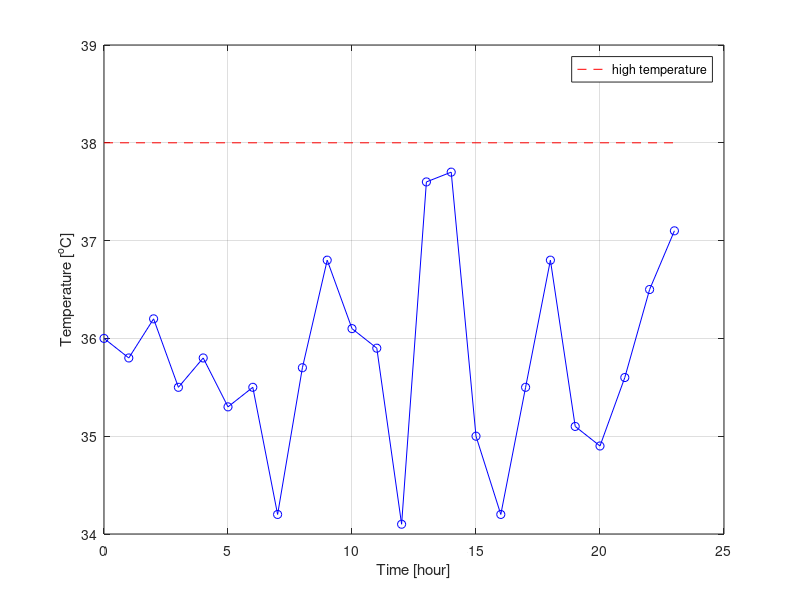
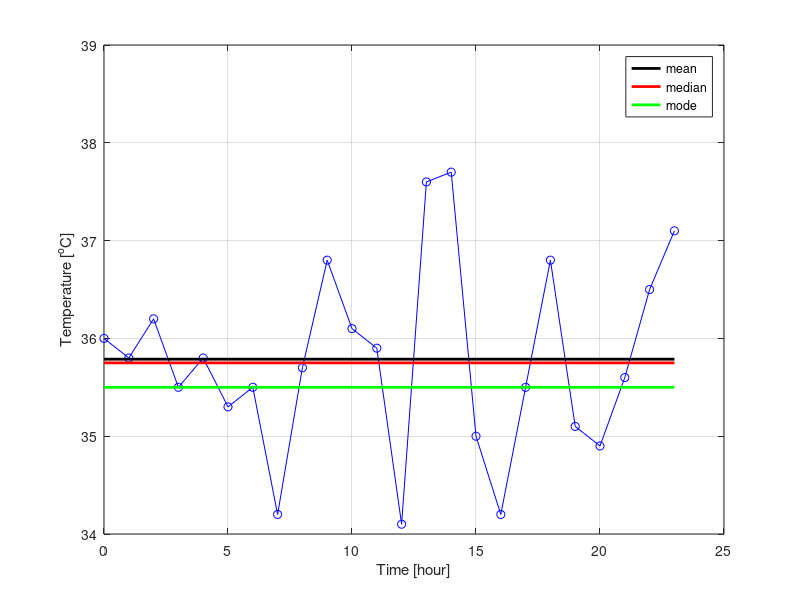
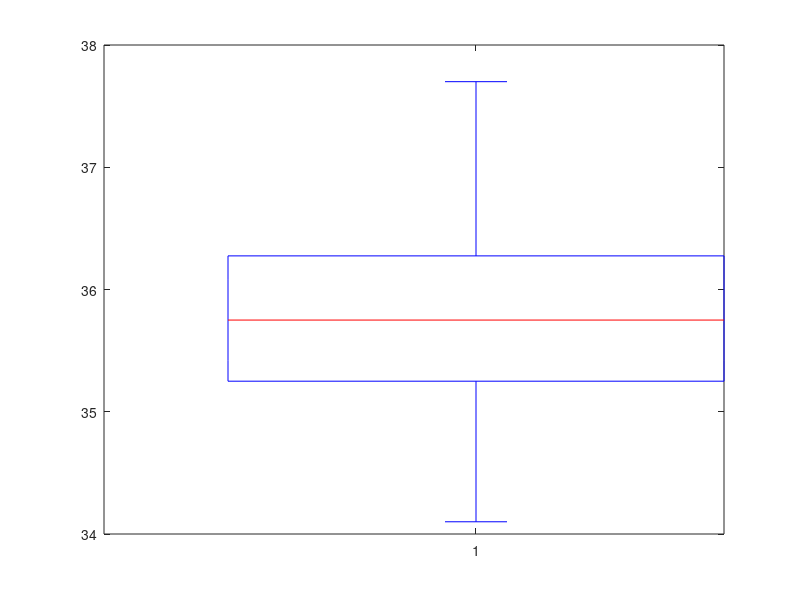

The MATLAB script that drew these images, in order: (Note: this script raises an error after producing the figures.)
%% load recorded data
time        = 0:23; %[hour] 24-hour clock
temperature = [36 35.8 36.2 35.5 35.8 35.3 35.5 34.2 35.7 36.8 36.1 35.9 ...
               34.1 37.6 37.7 35 34.2 35.5 36.8 35.1 34.9 35.6 36.5 37.1]; %[degree Celsius] day1

%% section "A plot and a table"
figure;
h1 = plot(time,temperature,'bo-'); hold on;
h2 = plot([0 23],38*[1 1],'r--', 'displayname','high temperature');
xlabel('Time [hour]')
ylabel('Temperature [^oC]')
grid on;
ylim([34 39]);
legend(h2, 'location','northeast');

%% section "Maximum, minimum and range"
max(temperature)
min(temperature)
range(temperature)

%% section "Mean, median, mode"
mean(temperature)
sort(temperature)
median(temperature)
mode(temperature)

%% section "Mean, median, mode: visualization"
figure;
h1 = plot(time,temperature,'bo-', 'displayname',''); hold on;
h2 = plot([0 23],mean(temperature)*[1 1],'k-', 'linewidth',2, 'displayname','mean');
h3 = plot([0 23],median(temperature)*[1 1],'r-', 'linewidth',2, 'displayname','median');
h4 = plot([0 23],mode(temperature)*[1 1],'g-', 'linewidth',2, 'displayname','mode');
xlabel('Time [hour]');
ylabel('Temperature [^oC]');
grid on;
ylim([34 39]);
legend([h2 h3 h4]); 


%% section "Boxplot"
figure;
h = boxplot(temperature);
set(h,{'linew'},{2}); 
grid on;
ylabel('Temperature [^oC]');
ylim([34 39]);
xlabel('Day');

%% section "Variance, standard deviation"
figure;
h1 = plot(time,temperature,'bo-', 'displayname','data x'); hold on;
h2 = plot([0 23],mean(temperature)*[1 1],'k-', 'linewidth',2, 'displayname',['mean \mu=',num2str(mean(temperature),"%.1f")]);
h3 = plot([0 23],mean(temperature)+std(temperature)*[1 1],'k--', 'linewidth',2, 'displayname',['\mu+\sigma=',num2str(mean(temperature)+std(temperature),"%.1f")]);
h4 = plot([0 23],mean(temperature)-std(temperature)*[1 1],'--', 'color',.7*[1 1 1], 'linewidth',2, 'displayname',['\mu-\sigma=',num2str(mean(temperature)-std(temperature),"%.1f")]);
xlabel('Time [hour]');
ylabel('Temperature [^oC]');
grid on;
ylim([34 39]);
legend([h1 h2 h3 h4]);

%% section "Variance, standard deviation: usage"
x = temperature;
mu = mean(temperature);
y = mu + .5*(x-mu); %[degree Celsius]

figure;
h1 = plot(time,y,'bo-', 'displayname','data y'); hold on;
h2 = plot([0 23],mean(y)*[1 1],'k-', 'linewidth',2, 'displayname',['mean \mu=',num2str(mean(y),"%.1f")]);
h3 = plot([0 23],mean(y)+std(y)*[1 1],'k--', 'linewidth',2, 'displayname',['\mu+\sigma_y=',num2str(mean(y)+std(y),"%.1f")]);
h4 = plot([0 23],mean(y)-std(y)*[1 1],'--', 'color',.7*[1 1 1], 'linewidth',2, 'displayname',['\mu-\sigma_y=',num2str(mean(y)-std(y),"%.1f")]);
xlabel('Time [hour]');
ylabel('Temperature [^oC]');
grid on;
ylim([34 39]);
legend([h1 h2 h3 h4]);

%% section "The histogram"
x = temperature;

figure;
h1 = plot(time,temperature,'bo-', 'displayname','data x'); hold on;
xlabel('Time [hour]');
ylabel('Temperature [^oC]');
grid on;
ylim([34 39]);
legend(h1);

f=figure;
set(f,'position',[609 342 439 420])
nbins = 6; %choose
hist(x,nbins);
xlim([34 39]);
set(gca,'xdir','reverse'); %alternatively use GUI: right click on the axes of the figure> Open Property Inspector > Rulers > XDir > reverse
xlabel('Temperature [^oC]')
ylabel('Number of points')
grid on;
legend(['nbins=',num2str(nbins,"%d")], 'location','northwest');

%% section "Probability distribution (PDF)"
%choose
x = linspace(34,39,1e2);
mu = min(x) + range(x)/2;
sigma = 1;

%consequence
y = exp(-.5*power((x-mu)/sigma,2))/(sigma*sqrt(2*pi));

f = figure;
f.Position=[f.Position(1:2) 238*ones(1,2)];
plot(x,y); grid on;
set(gca,'xdir','reverse'); %alternatively use GUI: right click on the axes of the figure> Open Property Inspector > Rulers > XDir > reverse
xlabel('Temperature x [^oC]');
ylabel("P(x)");
title("PDF: Normal distribution");
axis tight; 

%% slide "Normal distribution"
x = linspace(-5,5,1e2);
mu=0; %choose
sigma=0.6; %choose

%def
normpdf1 = @(x,mu,sigma)normpdf(x,mu,sigma)/sigma; % there seems to be a bug in matlab's normpdf as it does not scale right this distribution 

figure;

%define display name
dispName = []; %ini
if (isequal(mu,0) && isequal(sigma,1)) 
    dispName = ['Standard normal'];
else
    dispName = ['Normal']; 
end
dispName = [dispName, ',\newline{} \mu=',num2str(mu,"%.1f"),' (mean),\newline{} \sigma=',num2str(sigma,"%.1f"), ' (std dev)']

plot(x,normpdf1(x,mu,sigma), 'linewidth',2, 'displayname',dispName); hold on;
grid on;
xlabel('x'); ylabel('P(x)');
title("PDF");
legend('show', 'location','northwest');
ylim([0 .4])

%% slide "Student's t-distribution"
figure;
nu_dof = 5; %choose
plot(x,tpdf(x,nu_dof), 'linewidth',2, 'displayname',['Student`s t, \nu=',num2str(nu_dof,"%d"),' (dof)']); hold on;
grid on;
xlabel('x'); ylabel('P(x)');
%title("Probability distributions (PDFs)");
legend('show');
ylim([0 .42]);


figure;
%nu_dof=1; h1 = plot(x,tpdf(x,nu_dof), 'linewidth',2, 'displayname',['Student`s t, \nu=',num2str(nu_dof,"%d"),' (dof)']); hold on;
%nu_dof=3; h2 = plot(x,tpdf(x,nu_dof), 'linewidth',2, 'displayname',['Student`s t, \nu=',num2str(nu_dof,"%d"),' (dof)']); hold on;
nu_dof=5; h3 = plot(x,tpdf(x,nu_dof), 'linewidth',2, 'displayname',['Student`s t, \nu=',num2str(nu_dof,"%d"),' (dof)']); hold on;
%          h4 = plot(x,normpdf1(x,0.,1.),'k-', 'linewidth',2, 'displayname',['Normal,\newline{} \mu=',num2str(mu,"%.1f"),' (mean),\newline{} \sigma=',num2str(sigma,"%.1f"), ' (std dev)']); hold on;
grid on;
xlabel('x'); ylabel('P(x)');
%title("Probability distributions (PDFs)");
legend([h1 h2 h3 h4]);
ylim([0 .42]);



%% slide "\chi^2 distribution"
x = linspace(-5,5,1e2); %choose

mu = 0; %mean
sigma = 1;
y_npdf = normpdf1(x,mu,sigma);

nu_dof = 3; %choose
y_tpdf = tpdf(x,nu_dof);

k_dof = 2.1;
y_chiSqpdf = chi2pdf(x,k_dof);

%%%% compared study of multiple distributions
figure;
plot(x,y_npdf, 'linewidth',2, 'displayname',['Standard Normal,\newline{} \mu=',num2str(mu,"%.1f"),' (mean),\newline{} \sigma=',num2str(sigma,"%.1f"), ' (std dev)']); hold on;
plot(x,y_tpdf, 'linewidth',2, 'displayname',['Student''s t, \nu=',num2str(nu_dof,"%d"),' (dof)']); hold on;
plot(x,y_chiSqpdf, 'linewidth',2, 'displayname',['\chi^2, k=',num2str(k_dof,"%.2f"),' (dof)']); hold on;
grid on;
xlabel('x'); ylabel('P(x)');
title("Probability distributions (PDFs)");
legend('show');
axis([min(x) max(x) 0 .45]);


%%%% study parameter variation: k (dof)
figure;

k_dof = 2.70; y_chiSqpdf = chi2pdf(x,k_dof);
plot(x,y_chiSqpdf, 'linewidth',2, 'displayname',['\chi^2(k), k=',num2str(k_dof,"%.2f"),' (dof)']); hold on;
title("Probability Distribution");
grid on;
xlabel('x'); ylabel('P(x)');
legend('show', 'location','northwest');
axis([min(x) max(x) 0 .45]);


%% F distribution
x = linspace(1e-7,5,1e3); %choose

figure;
% k1_dof = 2.1; k2_dof = k1_dof; y_Fpdf = fpdf(x,k1_dof,k2_dof);
% plot(x,y_Fpdf, 'linewidth',2, 'displayname',['F, k_1=k_2=',num2str(k1_dof,"%.2f"), ' (dof)' ]); hold on;
%  k1_dof = 2.7; k2_dof = k1_dof; y_Fpdf = fpdf(x,k1_dof,k2_dof);
%  plot(x,y_Fpdf, 'linewidth',2, 'displayname',['F, k_1=k_2=',num2str(k1_dof,"%.2f"),' (dof)' ]); 
% k1_dof = 5; k2_dof = k1_dof; y_Fpdf = fpdf(x,k1_dof,k2_dof);
% plot(x,y_Fpdf, 'linewidth',2, 'displayname',['F, k_1=k_2=',num2str(k1_dof,"%.2f"),' (dof)' ]); 
 k1_dof = 10; k2_dof = k1_dof; y_Fpdf = fpdf(x,k1_dof,k2_dof);
 plot(x,y_Fpdf, 'linewidth',2, 'displayname',['F, k_1=k_2=',num2str(k1_dof,"%.2f"),' (dof)' ]); 
k1_dof = 15; k2_dof = k1_dof; y_Fpdf = fpdf(x,k1_dof,k2_dof);
plot(x,y_Fpdf, 'linewidth',2, 'displayname',['F, k_1=k_2=',num2str(k1_dof,"%.2f"),' (dof)' ]); 
grid on;
title("Probability distributions (PDFs)");
xlabel('x'); ylabel('P(x)');
legend('show');
xlim([-.1 max(x)]);
ylim([0 .9]);

%% slide "Correlation"
x1 = temperature; %[degree Celsius]

rng(22); %fix random seed for repeatability purpose 
x2 = x1 + randn(size(x1)); %[degree Celsius]

figure;
h1 = plot(time,x1,'bo-', 'linewidth',2, 'displayname','day1: data x_1'); hold on;
h2 = plot(time,x2,'mo-', 'linewidth',2, 'displayname','day2: data x_2');
xlabel('Time [hour]');
ylabel('Temperature [^oC]');
grid on;
ylim([34 39]);
legend('show', 'location','northwest');

figure;
plot(x1(1:end),x2(1:end),'bo', 'linewidth',2, 'displayname','(x_1,x_2) exp data'); grid on; 
xlabel('x_1 [^oC]');
ylabel('x_2 [^oC]');
axis equal; 
xlim([34 39]);
ylim([34 39]);

%% slide "Simple linear regression"

%%%% Least squares problem: X2 = XX1*theta, where XX1 is a matrix and X2 a vector of lumped measurements; theta=[b;a] is the vector of parameters defining the simple linear regression line x2=a*x1+b; a is the slope and b is the intercept 
X2  = []; %ini
XX1 = []; %ini

for idx=1:length(x1)
    X2  = [X2; ...
           x2(idx)];
    XX1 = [XX1; ...
           x1(idx) 1];
end

theta = (transpose(XX1)*XX1)\(transpose(XX1)*X2)
a = theta(1); %slope 
b = theta(2); %intercept

figure;
plot(x1(1:end),x2(1:end),'bo', 'linewidth',2, 'displayname','(x_1,x_2) exp data'); hold on;  
v = [min(x1) max(x1)];
plot(v,a*v+b,'b-', 'linewidth',2, 'displayname',''); %regression line
grid on;
xlabel('x_1 [^oC]');
ylabel('x_2 [^oC]');
axis equal; 
xlim([33 39]);
ylim([33 39]);

%wip: CI

%% slide "Time series"
%%%% histogram corresponding to gamma=2
f=figure;
set(f,'position',[609 342 439 420])
nbins = 6; %choose
hist(x2,nbins) ;
xlim([34 39]);
set(gca,'xdir','reverse'); %alternatively use GUI: right click on the axes of the figure> Open Property Inspector > Rulers > XDir > reverse
xlabel('Temperature [^oC]')
ylabel('Number of points')
grid on;
legend(['nbins=',num2str(nbins,"%d")], 'location','northwest');

%%%% histogram corresponding to time=2:00
gamma_max = 30;
x2D = [x1; ...
       x2; ...
       ones(gamma_max,1).*x + randn(gamma_max,length(x1))] ; %multivariate time series 

f=figure;
set(f,'position',[609 342 439 420])
nbins = 6; %choose
k = 3; %choose
hist(x2D(:,k),nbins);
xlim([34 39]);
%set(gca,'xdir','reverse'); %alternatively use GUI: right click on the axes of the figure> Open Property Inspector > Rulers > XDir > reverse
xlabel('Temperature [^oC]')
ylabel('Number of points')
grid on;
legend(['nbins=',num2str(nbins,"%d")], 'location','northwest');

%%
